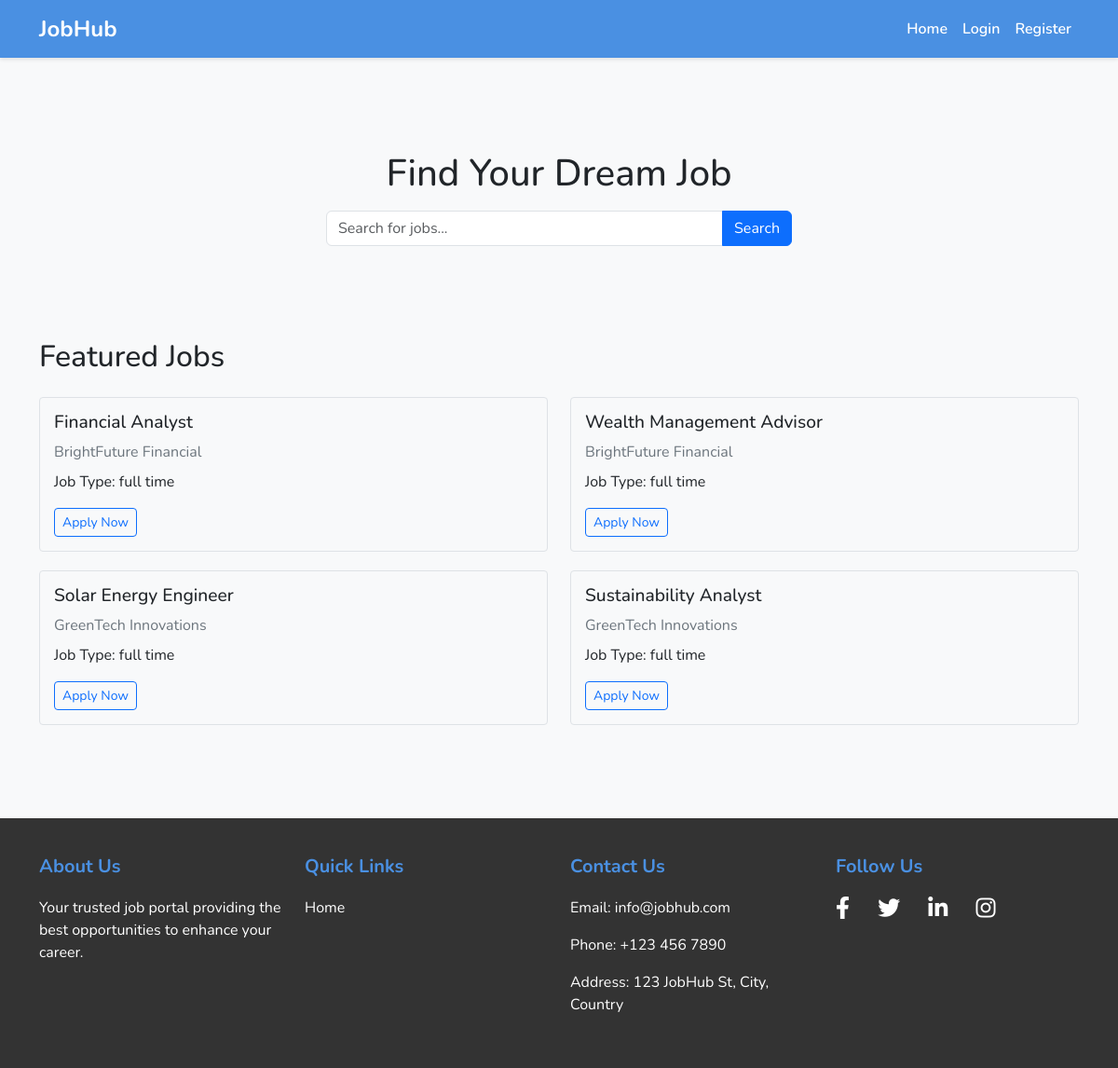
The page / on the database its author committed.
### profiles/models.py (models this page shows, shortened)
class Job(models.Model):
    title = models.CharField(max_length=350)
    description = models.TextField()
    category = models.ForeignKey(JobCategory, on_delete=models.SET_NULL, null=True, blank=True)
    company = models.ForeignKey(Employer, on_delete=models.CASCADE)
    location = models.CharField(max_length=200)
    job_type = models.CharField(max_length=100)
    experience = models.CharField(max_length=20)
    is_featured = models.BooleanField(default=False)
    salary = models.CharField(max_length=15, blank=True)
    qualification = models.CharField(max_length=200)
    skills_required = models.CharField(max_length=300)
    created_at = models.DateTimeField(auto_now_add=True)
    updated_at = models.DateTimeField(auto_now=True)

class Employer(models.Model):
    user = models.OneToOneField(User, on_delete=models.CASCADE)
    company_name = models.CharField(max_length=200, unique=True)
    company_description = models.TextField()
    website = models.URLField(max_length=200, unique=True, blank=True)
    email = models.EmailField(max_length=200, unique=True)
    phone_number = models.CharField(max_length=13)
    location = models.CharField(max_length=100)
    created_at = models.DateTimeField(auto_now_add=True)
    updated_at = models.DateTimeField(auto_now=True)
    def __str__(self):
        return self.company_name

### jobportal_app/views.py (the view)
# urls.py: path('', views.home, name='home'),
def home(request):
    employer_users = User.objects.filter(employer__isnull=False)
    if request.user.is_authenticated:
        if request.user.is_superuser:
            return redirect('employer_details')
        elif request.user in employer_users:
            return redirect('employer_dashboard')
        elif request.user not in employer_users:
            user_details = get_object_or_404(JobSeeker, user=request.user)
            featured_jobs = Job.objects.filter(is_featured=True, category=user_details.category)
            user_job_applications = JobApplication.objects.filter(user=request.user).values_list('job_id', flat=True)
            job_feed = Job.objects.filter(category=user_details.category)
            context = {
                'featured_jobs': featured_jobs,
                'job_feed': job_feed,
                'user_job_applications': user_job_applications,
            }
    else:
        featured_jobs = Job.objects.filter(is_featured=True)
        context = {'featured_jobs': featured_jobs}
    return render(request, 'home.html', context)

### profiles/context_processors.py (called while the page is built)
def employer_users(request):
    employer_users = User.objects.filter(employer__isnull=False)
    context = {'employer_users':employer_users}
    return context

### templates/home.html (shortened to what this page needs)
{% extends 'base.html' %}
{% load static %}
{% block styles %}
    {{ block.super }}
{% endblock %}
{% block body %}
<div class="hero-section">
    <div class="container">
        <h1 class="hero-title">Find Your Dream Job</h1>
        <form class="search-form" action="{% url 'job_search' %}" method="POST">
            <div class="input-group">
                <input type="text" class="form-control" name="search_keyword" placeholder="Search for jobs...">
                <button class="btn btn-primary" type="submit">Search</button>
            </div>
        </form>
    </div>
</div>
{% if featured_jobs %}
<div class="featured-jobs">
    <div class="container">
        <h2 class="mb-4">Featured Jobs</h2>
        <div class="row">
            {% for job in featured_jobs %}
            {% if forloop.counter < 5 %}
            <div class="col-md-6">
                <div class="job-card">
                    <h3 class="job-title">{{ job.title }}</h3>
                    <p class="job-company">{{ job.company }}</p>
                    <p>Job Type: {{ job.job_type }}</p>
                    {% if job.id in user_job_applications %}
                    <a class="btn btn-outline-primary btn-sm active">Applied</a>
                    {% else %}
                    <a href="{% url 'apply_now' job.id %}" class="btn btn-outline-primary btn-sm">Apply Now</a>
                    {% endif %}
                </div>
            </div>
            {% endif %}
            {% endfor %}
        </div>
    </div>
</div>
{% endif %}
{% endblock %}

### templates/base.html (shortened to what this page needs)
{% load static %}
<!DOCTYPE html>
<html lang="en">
<head>
    <link rel="stylesheet" href="https://cdnjs.cloudflare.com/ajax/libs/font-awesome/6.0.0-beta3/css/all.min.css">
    <link href="https://cdn.jsdelivr.net/npm/bootstrap@5.3.0-alpha1/dist/css/bootstrap.min.css" rel="stylesheet">
    {% block styles %}
    <link rel="stylesheet" href="{% static 'base.css' %}">
    {% endblock %}
</head>
<body>
    <nav class="navbar navbar-expand-lg navbar-custom">
        <div class="container">
            <a class="navbar-brand" href="{% url 'home' %}">JobHub</a>
            <div class="collapse navbar-collapse" id="navbarNav">
                <ul class="navbar-nav ms-auto">
                    <li class="nav-item">
                        <a class="nav-link" href="{% url 'home' %}">Home</a>
                    </li>
                    {% if user.is_authenticated %}
                    <li class="nav-item">
                        <a class="nav-link" href="#">{{user}}</a>
                    </li>
                    <li class="nav-item">
                        <a class="nav-link" href="{% url 'logout' %}">Logout</a>
                    </li>
                    {% else %}
                    <li class="nav-item">
                        <a class="nav-link" href="{% url 'login' %}">Login</a>
                    </li>
                    <li class="nav-item">
                        <a class="nav-link" href="{% url 'role_selection' %}">Register</a>
                    </li>
                    {% endif %}
                </ul>
            </div>
        </div>
    </nav>
    <div class="content">
        {% block body %}
        {% endblock %}
    </div>
    <footer class="job-portal-footer">
        <div class="container">
            <div class="row">
                <div class="col-md-3">
                    <h5>About Us</h5>
                    <p>Your trusted job portal providing the best opportunities to enhance your career.</p>
                </div>
                <div class="col-md-3">
                    <h5>Quick Links</h5>
                    <ul class="list-unstyled">
                        <li><a href="{% url 'home' %}">Home</a></li>
                    </ul>
                </div>
                <div class="col-md-3">
                    <h5>Contact Us</h5>
                    <p>Email: info@jobhub.com</p>
                    <p>Phone: +123 456 7890</p>
                    <p>Address: 123 JobHub St, City, Country</p>
                </div>
                <div class="col-md-3">
                    <h5>Follow Us</h5>
                    <a href="#" class="d-inline-block me-3"><i class="fab fa-facebook-f"></i></a>
                    <a href="#" class="d-inline-block me-3"><i class="fab fa-twitter"></i></a>
                    <a href="#" class="d-inline-block me-3"><i class="fab fa-linkedin-in"></i></a>
                    <a href="#" class="d-inline-block"><i class="fab fa-instagram"></i></a>
                </div>
            </div>
        </div>
    </footer>
</body>
</html>

### static/base.css (style rules this page uses)
body { font-family: 'Nunito', sans-serif !important; margin: 0; padding: 0; box-sizing: border-box; background-color: #f8f9fa; display: flex; flex-direction: column; min-height: 100vh; }
.navbar-custom { background-color: #4a90e2; box-shadow: 0 2px 4px rgba(0, 0, 0, 0.1); }
.navbar-brand { color: #ffffff !important; font-weight: 700; font-size: 1.5rem; }
.navbar-nav .nav-link { color: #ffffff !important; font-weight: 600; transition: color 0.3s ease; }
.content { flex: 1; padding: 40px 0; }
.job-portal-footer { background-color: #333; color: #fff; padding: 40px 0; margin-top: auto; }
.job-portal-footer h5 { color: #4a90e2; font-weight: 700; margin-bottom: 20px; }
.job-portal-footer a { color: #fff; text-decoration: none; transition: color 0.3s ease; }
.job-portal-footer .fab { font-size: 1.5rem; margin-right: 10px; }

### templates/home.html (style rules this page uses)
.hero-section { background-color: #f8f9fa; padding: 60px 0; text-align: center; }
.hero-title { font-size: 2.5rem; margin-bottom: 1rem; }
.search-form { max-width: 500px; margin: 0 auto; }
.featured-jobs { padding: 40px 0; }
.job-card { margin-bottom: 20px; padding: 15px; border: 1px solid #dee2e6; border-radius: 4px; }
.job-title { font-size: 1.2rem; margin-bottom: 0.5rem; }
.job-company { color: #6c757d; margin-bottom: 0.5rem; }

### rows shown on the page
Job: title "Financial Analyst", company "BrightFuture Financial", job_type "full time", shows "Apply Now"
Job: title "Wealth Management Advisor", company "BrightFuture Financial", job_type "full time", shows "Apply Now"
Job: title "Solar Energy Engineer", company "GreenTech Innovations", job_type "full time", shows "Apply Now"
Job: title "Sustainability Analyst", company "GreenTech Innovations", job_type "full time", shows "Apply Now"
